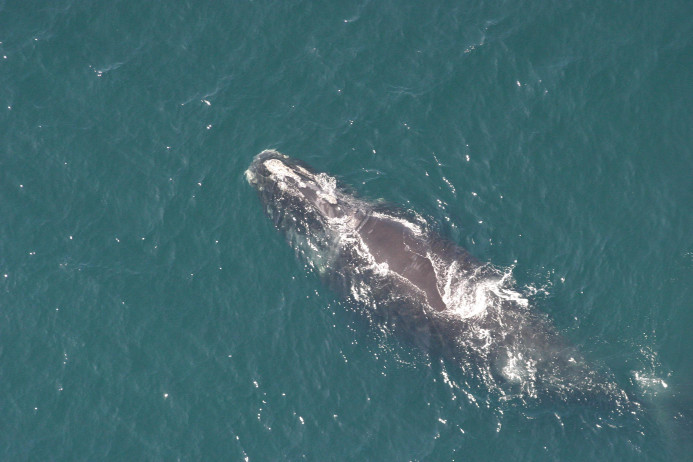
#> input picture samples/sample1.jpg, 693 x 462 px, given in place of w_170.jpg, which was not available
$ python demo.py   (Python 2 division)   (older library calls are emulated)
#> lines starting #> are read from the running program, lines starting #| are printed output that depends on the picture; after the words box and inside, x2 and y2 are one past the last pixel; in counts of white or black regions, pixels touching at a corner belong together; pictures that were not available may be replaced by others from this repository, and a replacement may not be noted
# -*- coding: utf-8 -*-
"""
Created on Wed Nov 11 08:41:36 2015

@author: soldeace
"""

import cv2
from pylab import *
import colorsys
from skimage.filters import threshold_otsu, rank
from skimage.morphology import disk
from skimage import morphology
import numpy as np
from skimage.feature import greycomatrix, greycoprops
from scipy import ndimage as ndi
from simplest_cb import simplest_cb

def fit(img_bw, order):
    (m,n) = img_bw.shape
    (y,x) = np.nonzero(img_bw)
    table = np.hstack((x.reshape(-1,1),y.reshape(-1,1)))
    table = table[np.argsort(table[:,0])]
    x = table[:,0]
    y = table[:,1]
    coeffs = np.polyfit(x,y,3)
    yp = np.polyval(list(coeffs),x).astype('int')
    img_fit = np.zeros((m,n))
    img_fit[yp,x] = 1
    return img_fit.astype('int')

#PATH = "/home/soldeace/Pictures/whales_subset/"
#FILE = 'w_0.jpg'
PATH = ''
FILE = 'e:\\temp\\baleias\w_170.jpg' # ou sample2.jpg

def imhist(img):
    hist(img.flatten(),256, color = 'black')


#img = imread(PATH + FILE)
img = imread(PATH+FILE)
#> img is the input picture: shape (462, 693, 3); mean R, G, B 66.3, 105.3, 111.1
#img = simplest_cb(img, 0.05)
figure(figsize=(10,8))
subplot(2,2,1)
imshow(img)
title('Original')
for layer_num in range(0,3):
    subplot(2,2,layer_num+2)
    imshow(img[:,:,layer_num], cmap='gray')
    title('RGB layer {}'.format(layer_num))
savefig('baleia_rgb.png')


img_hsv = cv2.cvtColor(img, cv2.COLOR_RGB2HSV)
#> img_hsv: shape (462, 693, 3); mean H, S, V 94.6, 107.7, 111.4

figure(figsize=(10,8))
subplot(2,2,1)
imshow(img)
title('Original')
for layer_num in range(0,3):
    subplot(2,2,layer_num+2)
    imshow(img_hsv[:,:,layer_num], cmap='gray')
    title('HSV layer {}'.format(layer_num))
savefig('baleia_hsv.png')


img_s = img_hsv[:,:,1]
img_r = img[:,:,0]
img_g = img[:,:,1]
img_b = img[:,:,2]
img_v = img_hsv[:,:,2]

img_h = img_hsv[:,:,0]
img_h = (img_h.astype('float')/img_hsv.max() * 255).astype('uint8')
img_h[img_h < 51] = 255
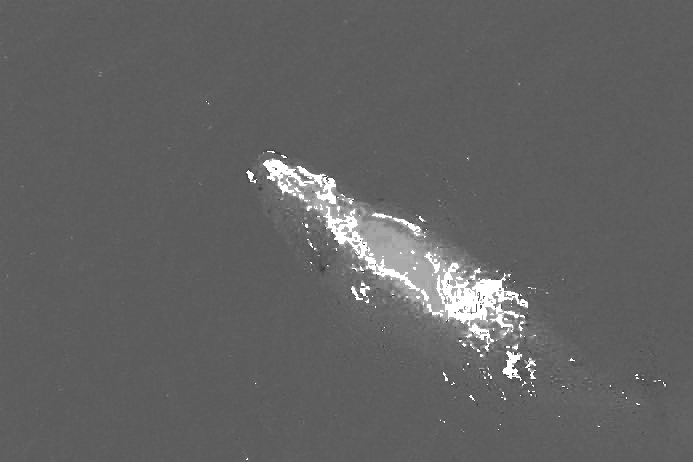
#> img_h: shape (462, 693); min 51, max 255, mean 99.2

global_otsu = threshold_otsu(img_s)
#> global_otsu = 73
img_bw = img_s < global_otsu
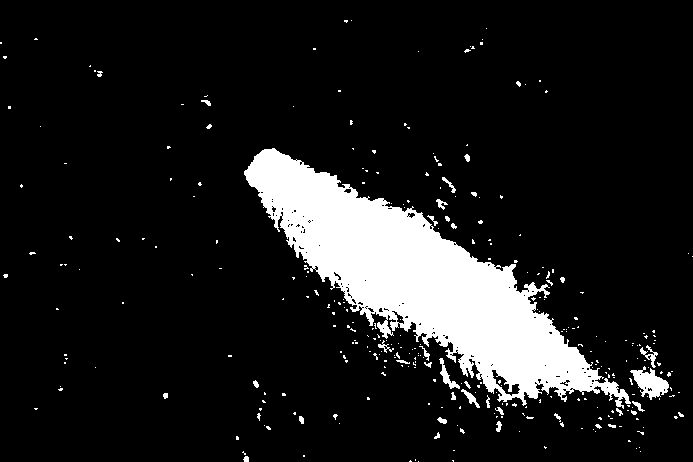
#> img_bw: shape (462, 693) bool; 11.6% white; 312 white regions (277 under 20 px), largest, box (x1, y1, x2, y2) and area: (244, 148, 631, 409) 33648, (630, 366, 669, 400) 662, (439, 358, 460, 389) 187
figure()
imshow(img_bw, cmap='gray')
savefig('baleia_bw.png')


(y,x) = np.nonzero(img_bw)
(m,b) = polyfit(x,y,1)
#> m = 0.513; b = 67.15
yp = polyval([m,b],x)
figure()
imshow(img_bw, cmap='gray')
plot(x,yp,color='red', scalex=False, scaley=False)
savefig('baleia_linfit.png')


m = len(img_s)
#> m = 462
img_blur = cv2.blur(img_s, (m/5,m/5))
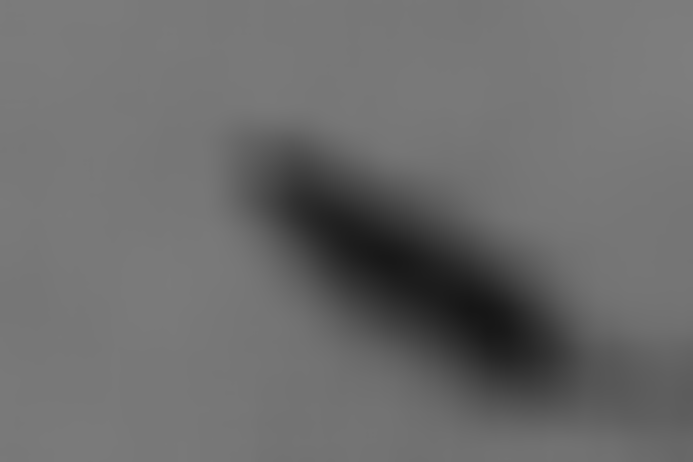
#> img_blur: shape (462, 693); min 22, max 126, mean 107.7
blur_otsu = threshold_otsu(img_blur)
#> blur_otsu = 85
img_bw_blur = img_blur < blur_otsu
#> img_bw_blur: shape (462, 693) bool; 13.6% white; 1 white region, box (x1, y1, x2, y2) and area: (254, 148, 595, 408) 43486
figure(figsize=(10,5))
subplot(1,2,1)
imshow(img_blur, cmap='gray')
subplot(1,2,2)
imshow(img_bw_blur, cmap='gray')
savefig('baleia_bw_blur.png')


#%% Fit linear da baleia no blur
(y,x) = np.nonzero(img_bw_blur)
table = np.hstack((x.reshape(-1,1),y.reshape(-1,1)))
#> table = 43486 pairs, first value 254 to 594, second value 148 to 407
table = table[np.argsort(table[:,0])]
x = table[:,0]
y = table[:,1]
(a,b,c,d) = polyfit(x,y,3)
#> a = -1.95e-07; b = -9.45e-05; c = 0.754; d = -1.73
yp = polyval([a,b,c,d],x)
figure()
imshow(img_bw, cmap='gray')
plot(x,yp,color='red', scalex=False, scaley=False)
#scatter(x,yp,color='red')
#plot([100,200],[300,400], scalex=False, scaley=False)
savefig('baleia_linfit_blur.png')
#%%


kernel = disk(m/40) #np.ones((m/15,m/15),np.uint8)
#> kernel: shape (23, 23); values 0 (black) and 1 (white), 71.3% white; 4 black regions, box (x1, y1, x2, y2) and area: (0, 0, 11, 11) 38, (12, 0, 23, 11) 38, (0, 12, 11, 23) 38, (12, 12, 23, 23) 38
img_eroded = cv2.erode(img_bw.astype('uint8'), kernel, iterations=1)
#> img_eroded: shape (462, 693); values 0 (black) and 1 (white), 5.2% white; 1 white region, box (x1, y1, x2, y2) and area: (257, 160, 573, 376) 16803
img_dilated = cv2.dilate(img_eroded, kernel, iterations=1)
#> img_dilated: shape (462, 693); values 0 (black) and 1 (white), 8.4% white; 1 white region, box (x1, y1, x2, y2) and area: (246, 149, 584, 387) 27046
figure(figsize=(15,5))
subplot(1,3,1)
imshow(img_bw, cmap='gray')
title('Original')
subplot(1,3,2)
imshow(img_eroded, cmap='gray')
title('Erodida')
subplot(1,3,3)
imshow(img_dilated, cmap='gray')
title('Dilatada')
savefig('baleia_opened.png')

label_objects, nb_labels = ndi.label(img_dilated)
#> nb_labels = 1
sizes = np.bincount(label_objects.ravel())
#> sizes = [293120, 27046]
mask_sizes = sizes == sort(sizes)[-2]
#> mask_sizes = [False, True]
img_cleaned = mask_sizes[label_objects]
figure()
imshow(img_cleaned, cmap='gray')
savefig('baleia_cleaned.png')


#%%
(y,x) = np.nonzero(img_cleaned)
table = np.hstack((x.reshape(-1,1),y.reshape(-1,1)))
#> table = 27046 pairs, first value 246 to 583, second value 149 to 386
table = table[np.argsort(table[:,0])]
x = table[:,0]
y = table[:,1]
(a,b,c,d) = polyfit(x,y,3)
#> a = 3.57e-06; b = -0.00473; c = 2.64; d = -260.3
yp = polyval([a,b,c,d],x)
figure()
imshow(img_bw, cmap='gray')
plot(x,yp,color='blue', scalex=False, scaley=False)
savefig('baleia_linfit_open.png')
#%%


#skeleton = fit(img_bw_blur, order=3)
skeleton = morphology.skeletonize(img_bw_blur) #fit(img_cleaned, order=3)
#> skeleton: shape (462, 693) bool; 0.09% white in thin lines or dots, all inside (x1, y1, x2, y2) = (297, 191, 577, 371)
figure()
img_overlay = img.copy()
img_overlay[:,:,1][skeleton.astype('bool')] = 255
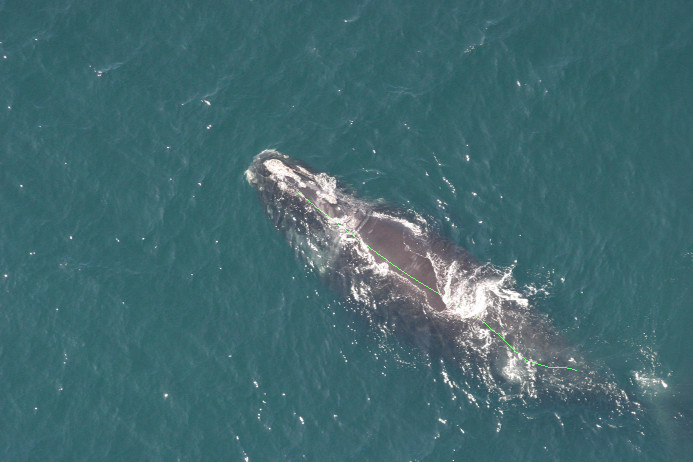
#> img_overlay: shape (462, 693, 3); 0.09% of pixels changed, all inside (x1, y1, x2, y2) = (297, 191, 577, 371)
imshow(img_overlay,cmap='gray')
savefig('baleia_skeleton.png')


(i_idx,j_idx) = np.nonzero(skeleton)
#> i_idx = 280 values from 191 to 370; j_idx = 280 values from 297 to 576
# [10 lines of commented-out code are left out]
p1 = np.nonzero(skeleton[:,j_idx.min()])[0][0], j_idx.min()
#> p1 = (191, 297)
p2 = np.nonzero(skeleton[:,j_idx.max()])[0][0], j_idx.max()
#> p2 = (370, 576)
p1 = np.array(p1)
#> p1 = [191, 297]
p2 = np.array(p2)
#> p2 = [370, 576]
endpoints = np.array([p1,p2])
#> endpoints = [[191, 297], [370, 576]]

delta = int(np.linalg.norm(p2-p1)/6)
#> delta = 55
img_area = img.copy()
n=1
for p in endpoints:
    (i,j) = p
    cv2.rectangle(img_area,(j-delta,i-delta),(j+delta,i+delta),(0,255,0),2)
    #cv2.putText(img_area,n,p,'FONT_HERSHEY_SIMPLEX', 12, (0,255,0))
    n = n+1
#> this loop made 2 passes
#> (i, j, n) on passes 1 to 2: (191, 297, 2), (370, 576, 3)
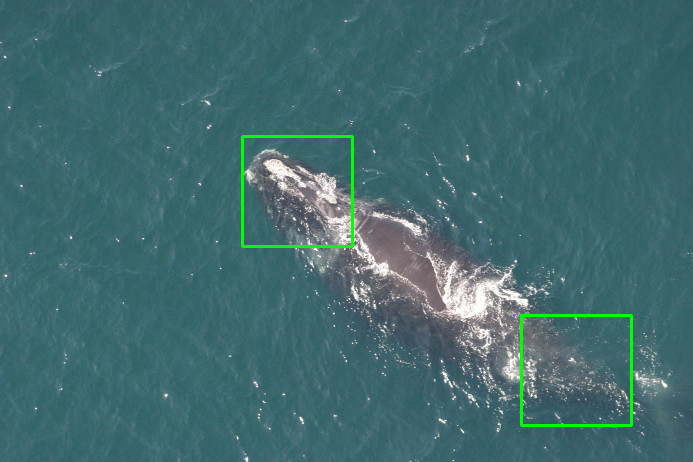
#> img_area: shape (462, 693, 3); 0.82% of pixels changed, all inside (x1, y1, x2, y2) = (241, 135, 633, 427)
#> after the loop, n = 3
figure()
imshow(img_area)
scatter(endpoints[:,1], endpoints[:,0], color='red')
#annotate('p1',p1)
#annotate('p2',p2)
savefig('baleia_endpoints.png')
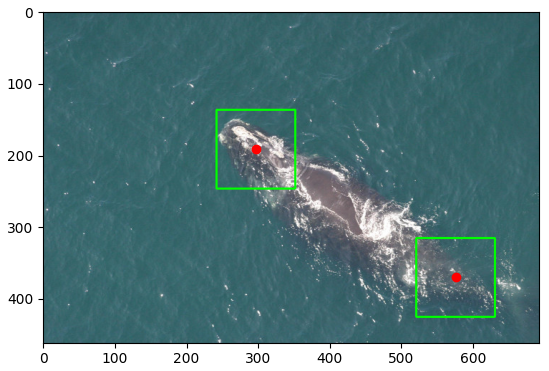
#> figure drawn by matplotlib, 1 panel


figure(figsize=(10,5))
counter = 1
for p in endpoints:
    used_img = img_h #img_h
    (i,j) = p
    (m,n) = used_img.shape
    area = used_img[max(i-delta,0):min(i+delta,m), max(j-delta,0):min(j+delta,n)]
    glcm = greycomatrix(area,
                        [m*n/30000],
                        [0,pi/4,pi/2,3*pi/4],
                        256,
                        symmetric=True,
                        normed=True)
    feature = 'contrast'
    prop = greycoprops(glcm, feature).mean()
    subplot(1,2,counter)
    imshow(area, cmap='gray')
    title('P{} ({} = {})'.format(counter,feature,prop))
    counter = counter + 1
#> this loop made 2 passes
#> (i, j, m, n, feature, prop, counter) on passes 1 to 2: (191, 297, 462, 693, 'contrast', 3253.6, 2), (370, 576, 462, 693, 'contrast', 575.5, 3)
#> pass 2, `area = used_img[max(i-delta,0):min(i+delta,m), max(j-delta,0):min(j+de..`:
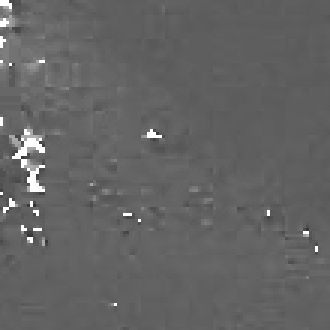
#> area: shape (110, 110) (shown 3 times larger); min 52, max 255, mean 99.7
#> after the loop, counter = 3


savefig('baleia_glcm.png')

$ run again, on samples/sample3.jpg
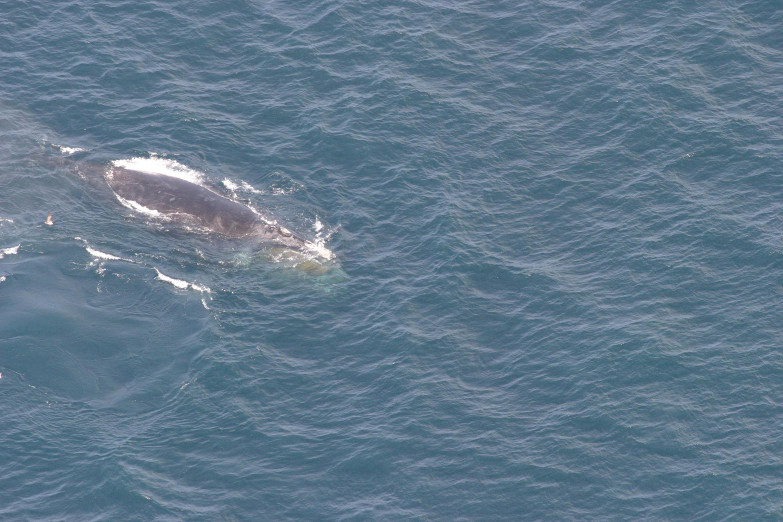
#> input picture samples/sample3.jpg, 783 x 522 px, given in place of w_170.jpg, which was not available
#> img is the input picture: shape (522, 783, 3); mean R, G, B 97.1, 120.8, 140.3
#> img_hsv: shape (522, 783, 3); mean H, S, V 104.2, 80.5, 140.4
#> global_otsu = 76
#> `img_bw = img_s < global_otsu`:
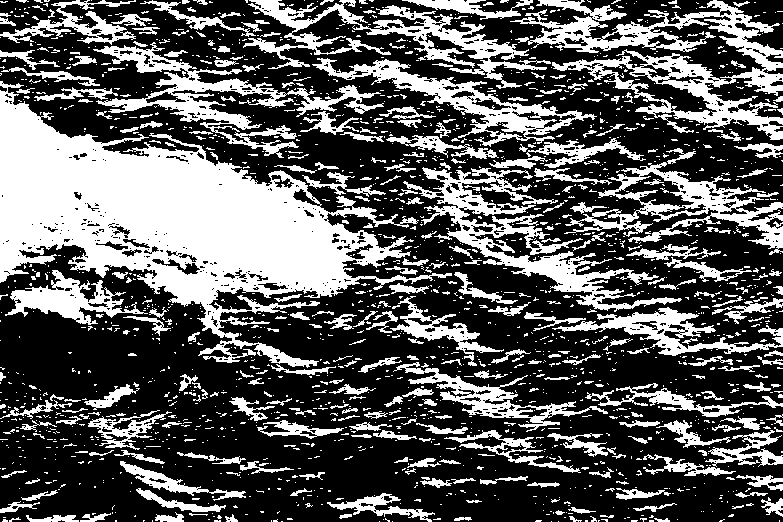
#> img_bw: shape (522, 783) bool; 35.5% white; 1912 white regions (1586 under 20 px), largest, box (x1, y1, x2, y2) and area: (0, 81, 452, 368) 46575, (510, 0, 783, 140) 11441, (403, 167, 682, 312) 7930
#> `(m,b) = polyfit(x,y,1)`: m = 0.0253; b = 214.1
#> `m = len(img_s)`: m = 522
#> blur_otsu = 69
#> img_bw_blur: shape (522, 783) bool; 12.1% white; 1 white region, box (x1, y1, x2, y2) and area: (0, 104, 355, 301) 49492
#> `table = np.hstack((x.reshape(-1,1),y.reshape(-1,1)))`: table = 49492 pairs, first value 0 to 354, second value 104 to 300
#> `(a,b,c,d) = polyfit(x,y,3)`: a = -7.79e-07; b = 0.000774; c = 0.00699; d = 190.1
#> kernel: shape (27, 27); values 0 (black) and 1 (white), 72.6% white; 4 black regions, box (x1, y1, x2, y2) and area: (0, 0, 13, 13) 50, (14, 0, 27, 13) 50, (0, 14, 13, 27) 50, (14, 14, 27, 27) 50
#> img_eroded: shape (522, 783); values 0 (black) and 1 (white), 4% white; 3 white regions (1 under 20 px), largest, box (x1, y1, x2, y2) and area: (0, 114, 330, 276) 16393, (186, 286, 200, 289) 26
#> img_dilated: shape (522, 783); values 0 (black) and 1 (white), 7.2% white; 2 white regions, box (x1, y1, x2, y2) and area: (0, 101, 343, 289) 28430, (173, 273, 213, 302) 923
#> label_objects: shape (522, 783) int32; 3 distinct labels, from 0 to 2
#> nb_labels = 2
#> sizes = [379373, 28430, 923]
#> mask_sizes = [False, True, False]
#> img_cleaned: shape (522, 783) bool; 7% white; 1 white region, box (x1, y1, x2, y2) and area: (0, 101, 343, 289) 28430
#> `table = np.hstack((x.reshape(-1,1),y.reshape(-1,1)))`: table = 28430 pairs, first value 0 to 342, second value 101 to 288
#> `(a,b,c,d) = polyfit(x,y,3)`: a = -2.37e-06; b = 0.00199; c = -0.162; d = 181.6
#> skeleton: shape (522, 783) bool; 0.09% white in thin lines or dots, all inside (x1, y1, x2, y2) = (5, 109, 311, 250)
#> img_overlay: shape (522, 783, 3); 0.09% of pixels changed, all inside (x1, y1, x2, y2) = (5, 109, 311, 250)
#> i_idx = 373 values from 109 to 249; j_idx = 373 values, max 310 at index 372, min 5 at index 0, mean 136.2
#> `p1 = np.nonzero(skeleton[:,j_idx.min()])[0][0], j_idx.min()`: p1 = (109, 5)
#> `p2 = np.nonzero(skeleton[:,j_idx.max()])[0][0], j_idx.max()`: p2 = (249, 310)
#> `p1 = np.array(p1)`: p1 = [109, 5]
#> `p2 = np.array(p2)`: p2 = [249, 310]
#> endpoints = [[109, 5], [249, 310]]
#> delta = 55
#> the loop `for p in endpoints:` made 2 passes
#> (i, j, n) on passes 1 to 2: (109, 5, 2), (249, 310, 3)
#> after the loop `for p in endpoints:`: n = 3
#> the loop `for p in endpoints:` made 2 passes
#> (i, j, m, n, feature, prop, counter) on passes 1 to 2: (109, 5, 522, 783, 'contrast', 13.93, 2), (249, 310, 522, 783, 'contrast', 2435, 3)
#> pass 2, `area = used_img[max(i-delta,0):min(i+delta,m), max(j-delta,0):min(j+de..`:
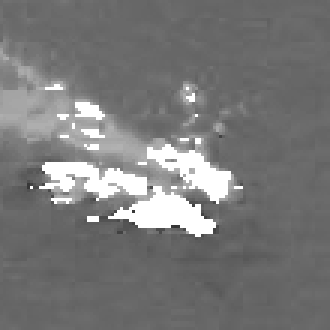
#> area: shape (110, 110) (shown 3 times larger); min 51, max 255, mean 120.9

$ run again, on samples/sample4.jpg
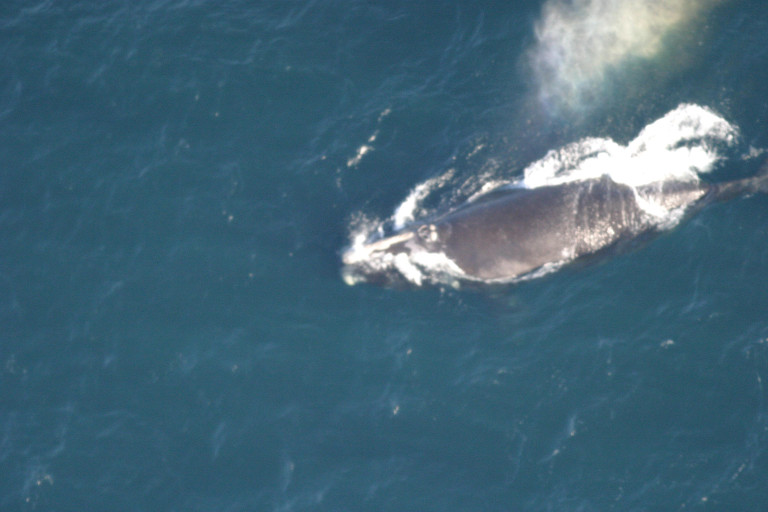
#> input picture samples/sample4.jpg, 768 x 512 px, given in place of w_170.jpg, which was not available
#> img is the input picture: shape (512, 768, 3); mean R, G, B 67.3, 101.7, 119.3
#> img_hsv: shape (512, 768, 3); mean H, S, V 97.5, 121.4, 119.8
#> global_otsu = 83
#> `img_bw = img_s < global_otsu`:
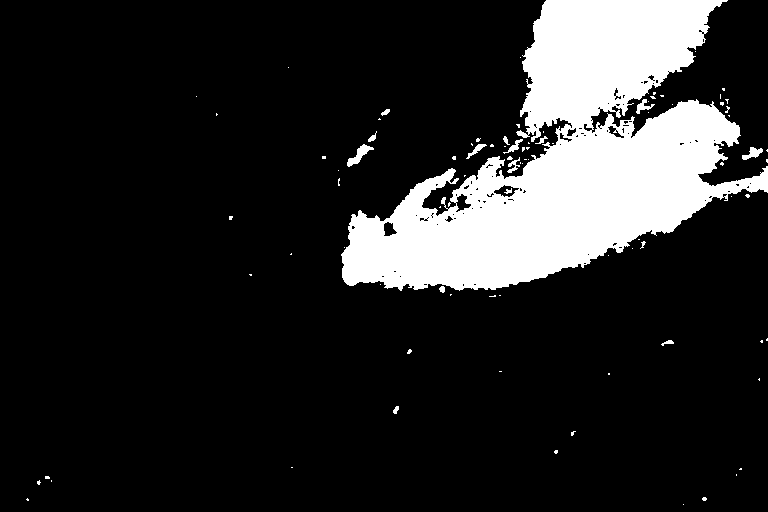
#> img_bw: shape (512, 768) bool; 15.4% white; 89 white regions (73 under 20 px), largest, box (x1, y1, x2, y2) and area: (341, 0, 768, 291) 58912, (347, 144, 374, 167) 220, (742, 147, 763, 160) 137
#> `(m,b) = polyfit(x,y,1)`: m = -0.443; b = 411.2
#> `m = len(img_s)`: m = 512
#> blur_otsu = 96
#> img_bw_blur: shape (512, 768) bool; 19.2% white; 1 white region, box (x1, y1, x2, y2) and area: (350, 0, 754, 307) 75431
#> `table = np.hstack((x.reshape(-1,1),y.reshape(-1,1)))`: table = 75431 pairs, first value 350 to 753, second value 0 to 306
#> `(a,b,c,d) = polyfit(x,y,3)`: a = 1.18e-05; b = -0.0182; c = 8.71; d = -1066.9
#> kernel: shape (25, 25); values 0 (black) and 1 (white), 70.6% white; 4 black regions, box (x1, y1, x2, y2) and area: (0, 0, 12, 12) 46, (13, 0, 25, 12) 46, (0, 13, 12, 25) 46, (13, 13, 25, 25) 46
#> img_eroded: shape (512, 768); values 0 (black) and 1 (white), 8.6% white; 2 white regions, box (x1, y1, x2, y2) and area: (354, 113, 721, 277) 21880, (536, 0, 706, 114) 12000
#> img_dilated: shape (512, 768); values 0 (black) and 1 (white), 13% white; 2 white regions, box (x1, y1, x2, y2) and area: (342, 101, 733, 289) 34731, (524, 0, 718, 126) 16432
#> label_objects: shape (512, 768) int32; 3 distinct labels, from 0 to 2
#> nb_labels = 2
#> sizes = [342053, 16432, 34731]
#> mask_sizes = [False, False, True]
#> img_cleaned: shape (512, 768) bool; 8.8% white; 1 white region, box (x1, y1, x2, y2) and area: (342, 101, 733, 289) 34731
#> `table = np.hstack((x.reshape(-1,1),y.reshape(-1,1)))`: table = 34731 pairs, first value 342 to 732, second value 101 to 288
#> `(a,b,c,d) = polyfit(x,y,3)`: a = 2.81e-06; b = -0.00526; c = 2.84; d = -219.8
#> skeleton: shape (512, 768) bool; 0.1% white in thin lines or dots, all inside (x1, y1, x2, y2) = (414, 8, 711, 249)
#> img_overlay: shape (512, 768, 3); 0.09% of pixels changed, all inside (x1, y1, x2, y2) = (414, 8, 711, 249)
#> i_idx = 400 values from 8 to 248; j_idx = 400 values, max 710 at index 1, min 414 at index 395, mean 576.6
#> `p1 = np.nonzero(skeleton[:,j_idx.min()])[0][0], j_idx.min()`: p1 = (248, 414)
#> `p2 = np.nonzero(skeleton[:,j_idx.max()])[0][0], j_idx.max()`: p2 = (8, 710)
#> `p1 = np.array(p1)`: p1 = [248, 414]
#> `p2 = np.array(p2)`: p2 = [8, 710]
#> endpoints = [[248, 414], [8, 710]]
#> delta = 63
#> the loop `for p in endpoints:` made 2 passes
#> (i, j, n) on passes 1 to 2: (248, 414, 2), (8, 710, 3)
#> after the loop `for p in endpoints:`: n = 3
#> the loop `for p in endpoints:` made 2 passes
#> (i, j, m, n, feature, prop, counter) on passes 1 to 2: (248, 414, 512, 768, 'contrast', 4286, 2), (8, 710, 512, 768, 'contrast', 2832.1, 3)
#> pass 2, `area = used_img[max(i-delta,0):min(i+delta,m), max(j-delta,0):min(j+de..`:
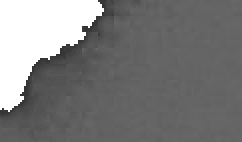
#> area: shape (71, 121) (shown 2 times larger); min 51, max 255, mean 124.1
